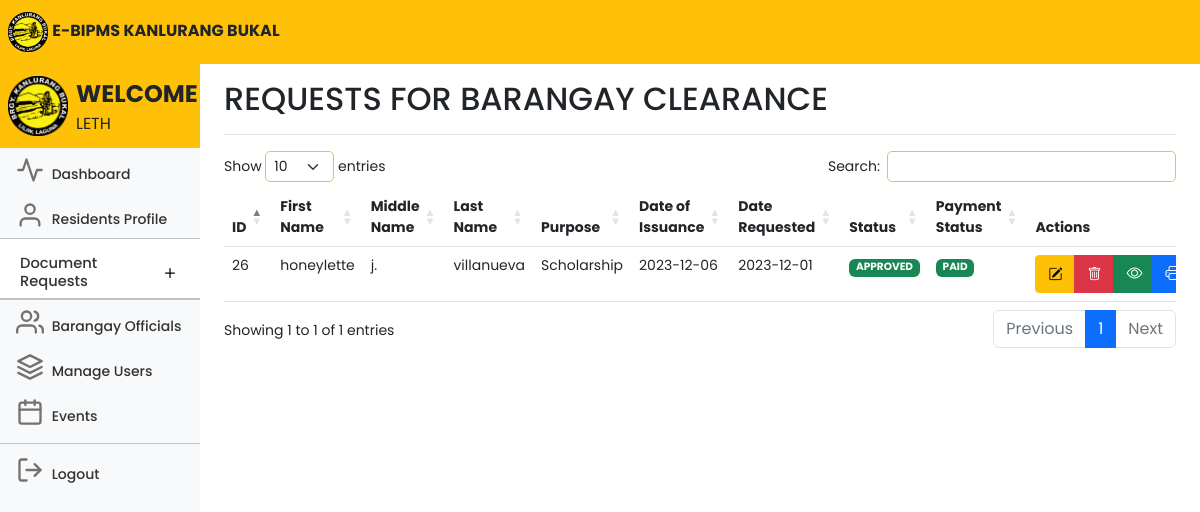
/admindocument.php (signed in), run on the app's committed database.
### tables this page shows
CREATE TABLE `documents` (
  `id` int(11) NOT NULL,
  `userID` varchar(100) NOT NULL,
  `firstname` varchar(100) NOT NULL,
  `middlename` varchar(100) NOT NULL,
  `lastname` varchar(100) NOT NULL,
  `email` varchar(100) NOT NULL,
  `purpose` varchar(100) NOT NULL,
  `issue_date` varchar(100) NOT NULL,
  `date_requested` varchar(100) NOT NULL,
  `status` int(11) NOT NULL,
  `isPaid` int(11) NOT NULL,
  `proof` varchar(255) NOT NULL
);

### admindocument.php (the view, shortened to what this page needs)
<!DOCTYPE html>
<html lang="en">
<head>
	<link rel="stylesheet" href="https://cdn.jsdelivr.net/npm/bootstrap-icons@1.10.5/font/bootstrap-icons.css">
	<link href="css/bootstrap.min.css" rel="stylesheet">
	<link rel="stylesheet" href="css/style.css">
	<link rel="stylesheet" href="DataTables/datatables.css" />
	<link rel="stylesheet"
		href="https://cdnjs.cloudflare.com/ajax/libs/twitter-bootstrap/5.2.0/css/bootstrap.min.css" />
	<link rel="stylesheet" href="https://cdn.datatables.net/1.13.4/css/dataTables.bootstrap5.min.css" />
	<link href="dashboard.css" rel="stylesheet">
</head>
<body>
	<header class="navbar navbar-light sticky-top bg-warning flex-md-nowrap p-0 ">
		<a class="navbar-brand px-2 fs-6 text-dark">
			<img src="kanlurangbukal.png" width="40">
			<b>E-BIPMS KANLURANG BUKAL</b>
		</a>
	</header>
	<div class="container-fluid">
		<div class="row">
			<nav id="sidebarMenu" class="col-md-3 col-lg-2 d-md-block bg-body-tertiary sidebar collapse">
				<div class="position-sticky pt-2 mt-2 sidebar-sticky bg-light">
					<ul class="nav flex-column">
						<a class="navbar-brand px-2 fs-6 bg-warning">
							<img class="float-start" src="kanlurangbukal.png" width="60">
							<span class="fs-4 px-2 text-dark"><b>WELCOME</b></span>
							<br>
							<span class="fs-6 px-2 text-dark" style="text-transform: uppercase;">
								<?php echo $_SESSION['user'] ?>
							</span>
						</a>
						<li class="nav-item fs-7">
							<a class="nav-link" aria-current="page" href="adminhome.php">
								<span data-feather="activity" class="align-text-bottom feather-48"></span>
								Dashboard
							</a>
						</li>
						<li class="nav-item fs-7">
							<a class="nav-link" href="adminresidents.php">
								<span data-feather="user" class="align-text-bottom feather-48"></span>
								Residents Profile
							</a>
						</li>
						<li class="nav-item fs-7">
							<div class="accordion accordion-flush" id="accordionFlushExample">
								<div class="accordion-item">
									<h2 class="accordion-header fs-7">
										<button class="accordion-button collapsed fs-7 pb-2 nav-link"
											style="font-size:11pt;" type="button" data-bs-toggle="collapse"
											data-bs-target="#flush-collapseOne" aria-expanded="false"
											aria-controls="flush-collapseOne">
											Document Requests
										</button>
									</h2>
									<hr class="mt-0 mb-0">
								</div>
						</li>
						<hr class="mt-0 mb-0">
						<li class="nav-item fs-7">
							<a class="nav-link" href="adminofficials.php">
								<span data-feather="users" class="align-text-bottom feather-48"></span>
								Barangay Officials
							</a>
						</li>
						<li class="nav-item fs-7">
							<a class="nav-link" href="adminusers.php">
								<span data-feather="layers" class="align-text-bottom feather-48"></span>
								Manage Users
							</a>
						</li>
						<li class="nav-item fs-7">
							<a class="nav-link" href="adminevents.php">
								<span data-feather="calendar" class="align-text-bottom feather-48"></span>
								Events
							</a>
						</li>
						<hr class="mt-2 mb-1">
						<li class="nav-item fs-7">
							<a class="nav-link" href="adminlogout.php">
								<span data-feather="log-out" class="align-text-bottom feather-48"></span>
								Logout
							</a>
						</li>
					</ul>
				</div>
			</nav>
			<main class="col-md-9 ms-sm-auto col-lg-10 px-md-4">
				<div
					class="d-flex justify-content-between flex-wrap flex-md-nowrap align-items-center pt-3 pb-2 mb-3 border-bottom">
					<h1 class="h2">REQUESTS FOR BARANGAY CLEARANCE</h1>
				</div>
				<div class="table-responsive">
					<table id="myTable" class="table table-md" style="width:100%">
						<thead>
							<tr>
								<th scope="col">ID</th>
								<th scope="col">First Name</th>
								<th scope="col">Middle Name</th>
								<th scope="col">Last Name</th>
								<th scope="col">Purpose</th>
								<th scope="col">Date of Issuance</th>
								<th scope="col">Date Requested</th>
								<th scope="col">Status</th>
								<th scope="col">Payment Status</th>
								<th scope="col">Actions</th>
							</tr>
						</thead>
						<tbody>
							<?php
							include 'conn.php';
							$query = "SELECT * FROM documents";
							$query_run = mysqli_query($conn, $query);
							if (mysqli_num_rows($query_run) > 0) {
								foreach ($query_run as $items) {
									?>
									<tr>
										<td>
											<?= $items['id']; ?>
										</td>
										<td>
											<?= $items['firstname']; ?>
										</td>
										<td>
											<?= $items['middlename']; ?>
										</td>
										<td>
											<?= $items['lastname']; ?>
										</td>
										<td>
											<?= $items['purpose']; ?>
										</td>
										<td>
											<?= $items['issue_date']; ?>
										</td>
										<td>
											<?= $items['date_requested']; ?>
										</td>
										<td>
											<?php
											if ($items['status'] == 0) {
												?>
												<span class="badge bg-danger">PENDING
												</span>
												<?php
											} else if ($items['status'] == 1) {
												?>
													<span class="badge bg-success">APPROVED
													</span>
												<?php
											}
											?>
										</td>
										<td>
											<?php if ($items['isPaid'] == 0):
												?>
												<span class="badge bg-danger">
													NOT PAID
												</span>
											<?php elseif ($items['isPaid'] == 1): ?>
												<span class="badge bg-success">
													PAID
												</span>
											<?php endif; ?>
										</td>
										<td class="text-right">
											<div class="btn-group me-2">
												<button type="button" class="btn btn-warning btn-sm editbtn"
													style="width: 40px;"><i class="bi bi-pencil-square"></i></button>
												<button type="button" class="btn btn-danger btn-sm deletebtn"
													style="width: 40px;"><i class="bi bi-trash"></i></button>
												<?php if ($items['isPaid'] == 1): ?>
													<?php $imagePath = $items['proof']; ?>
													<a class="btn btn-success viewbtn" data-proof="<?= $imagePath; ?>"
														style="width: 40px;"><i class="bi bi-eye"></i></a>
												<?php endif; ?>
												<?php if ($items['status'] == 1):
													?>
													<a href="generateclearance.php?id=<?php echo $items['id']; ?>" target="_blank"
														class="btn btn-primary" style="width: 40px;">
														<i class="bi bi-printer"></i></a>
												<?php endif; ?>
											</div>
										</td>
									</tr>
									<?php
								}
							}
							?>
						</tbody>
					</table>
				</div>
			</main>
		</div>
	</div>
</body>
</html>

### css/style.css (style rules this page uses)
* { margin: 0; padding: 0; font-size: 10; font-family: 'Poppins', sans-serif; }

### DataTables/datatables.css (style rules this page uses)
:root { --dt-row-selected: 13, 110, 253; --dt-row-selected-text: 255, 255, 255; --dt-row-selected-link: 9, 10, 11; }
table.dataTable thead > tr > th.sorting, table.dataTable thead > tr > th.sorting_asc, table.dataTable thead > tr > th.sorting_desc, table.dataTable thead > tr > th.sorting_asc_disabled, table.dataTable thead > tr > th.sorting_desc_disabled, table.dataTable thead > tr > td.sorting, table.dataTable thead > tr > td.sorting_asc, table.dataTable thead > tr > td.sorting_desc, table.dataTable thead > tr > td.sorting_asc_disabled, table.dataTable thead > tr > td.sorting_desc_disabled { cursor: pointer; position: relative; padding-right: 26px; }
table.dataTable thead > tr > th.sorting:before, table.dataTable thead > tr > th.sorting:after, table.dataTable thead > tr > th.sorting_asc:before, table.dataTable thead > tr > th.sorting_asc:after, table.dataTable thead > tr > th.sorting_desc:before, table.dataTable thead > tr > th.sorting_desc:after, table.dataTable thead > tr > th.sorting_asc_disabled:before, table.dataTable thead > tr > th.sorting_asc_disabled:after, table.dataTable thead > tr > th.sorting_desc_disabled:before, table.dataTable thead > tr > th.sorting_desc_disabled:after, table.dataTable thead > tr > td.sorting:before, table.dataTable thead > tr > td.sorting:after, table.dataTable thead > tr > td.sorting_asc:before, table.dataTable thead > tr > td.sorting_asc:after, table.dataTable thead > tr > td.sorting_desc:before, table.dataTable thead > tr > td.sorting_desc:after, table.dataTable thead > tr > td.sorting_asc_disabled:before, table.dataTable thead > tr > td.sorting_asc_disabled:after, table.dataTable thead > tr > td.sorting_desc_disabled:before, table.dataTable thead > tr > td.sorting_desc_disabled:after { position: absolute; display: block; opacity: 0.125; right: 10px; line-height: 9px; font-size: 0.8em; }
table.dataTable thead > tr > th.sorting:before, table.dataTable thead > tr > th.sorting_asc:before, table.dataTable thead > tr > th.sorting_desc:before, table.dataTable thead > tr > th.sorting_asc_disabled:before, table.dataTable thead > tr > th.sorting_desc_disabled:before, table.dataTable thead > tr > td.sorting:before, table.dataTable thead > tr > td.sorting_asc:before, table.dataTable thead > tr > td.sorting_desc:before, table.dataTable thead > tr > td.sorting_asc_disabled:before, table.dataTable thead > tr > td.sorting_desc_disabled:before { bottom: 50%; content: "▲"; content: "▲"/""; }
table.dataTable thead > tr > th.sorting:after, table.dataTable thead > tr > th.sorting_asc:after, table.dataTable thead > tr > th.sorting_desc:after, table.dataTable thead > tr > th.sorting_asc_disabled:after, table.dataTable thead > tr > th.sorting_desc_disabled:after, table.dataTable thead > tr > td.sorting:after, table.dataTable thead > tr > td.sorting_asc:after, table.dataTable thead > tr > td.sorting_desc:after, table.dataTable thead > tr > td.sorting_asc_disabled:after, table.dataTable thead > tr > td.sorting_desc_disabled:after { top: 50%; content: "▼"; content: "▼"/""; }
table.dataTable thead > tr > th.sorting_asc:before, table.dataTable thead > tr > th.sorting_desc:after, table.dataTable thead > tr > td.sorting_asc:before, table.dataTable thead > tr > td.sorting_desc:after { opacity: 0.6; }
table.dataTable thead th, table.dataTable thead td, table.dataTable tfoot th, table.dataTable tfoot td { text-align: left; }
table.dataTable { clear: both; margin-top: 6px !important; margin-bottom: 6px !important; max-width: none !important; border-collapse: separate !important; border-spacing: 0; }
table.dataTable td, table.dataTable th { -webkit-box-sizing: content-box; box-sizing: content-box; }
table.dataTable > tbody > tr { background-color: transparent; }

### dashboard.css (style rules this page uses)
body { font-size: .875rem; }
.feather { width: 16px; height: 16px; }
.sidebar { position: fixed; top: 0; bottom: 0; left: 0; z-index: 100; padding: 48px 0 0; box-shadow: inset -1px 0 0 rgba(0, 0, 0, .1); }
.sidebar-sticky { height: calc(100vh - 48px); overflow-x: hidden; overflow-y: auto; }
.sidebar .nav-link { font-weight: 500; color: #333; }
.sidebar .nav-link .feather { margin-right: 4px; color: #727272; }
.navbar-brand { padding-top: .75rem; padding-bottom: .75rem; }
.feather-48 { width: 28px; height: 28px; }

### data on the page
documents: id "26", firstname "honeylette", middlename "j.", lastname "villanueva", purpose "Scholarship", issue_date "2023-12-06", date_requested "2023-12-01", status "APPROVED", isPaid "PAID"

### other printed values
$_SESSION['user'] "LETH"
